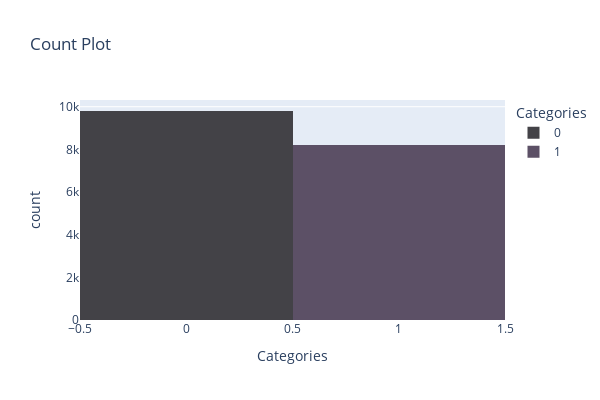

Write notebook code for a chart like this one.
### Code cell
# Define custom colors
custom_colors = ['#434247', '#5c5066', '#febc68', '#fcdb8c', '#149589', '#41c0b5']


# Create the count plot using Plotly Express with custom colors
fig = px.histogram(df, x='label', title='Count Plot', color='label',
                   color_discrete_sequence=custom_colors,
                   labels={'label': 'Categories'}, width=600, height=400)

# Show the plot
fig.show()

### Figure 1 — Plotly figure (JSON) as saved in the notebook; plotly's stock layout.template omitted (floating-point values rounded to 4 significant figures; data arrays with more than 128 entries replaced by an {"elided": "..."} marker saying what was removed)
{"data": [{"alignmentgroup": "True", "bingroup": "x", "hovertemplate": "Categories=%{x}<br>count=%{y}<extra></extra>", "legendgroup": "0", "marker": {"color": "#434247", "pattern": {"shape": ""}}, "name": "0", "offsetgroup": "0", "orientation": "v", "showlegend": true, "type": "histogram", "x": {"elided": "9799 int values"}, "xaxis": "x", "yaxis": "y"}, {"alignmentgroup": "True", "bingroup": "x", "hovertemplate": "Categories=%{x}<br>count=%{y}<extra></extra>", "legendgroup": "1", "marker": {"color": "#5c5066", "pattern": {"shape": ""}}, "name": "1", "offsetgroup": "1", "orientation": "v", "showlegend": true, "type": "histogram", "x": {"elided": "8201 int values"}, "xaxis": "x", "yaxis": "y"}], "layout": {"barmode": "relative", "height": 400, "legend": {"title": {"text": "Categories"}, "tracegroupgap": 0}, "title": {"text": "Count Plot"}, "width": 600, "xaxis": {"anchor": "y", "categoryarray": [0, 1], "categoryorder": "array", "domain": [0, 1], "title": {"text": "Categories"}}, "yaxis": {"anchor": "x", "domain": [0, 1], "title": {"text": "count"}}}}
